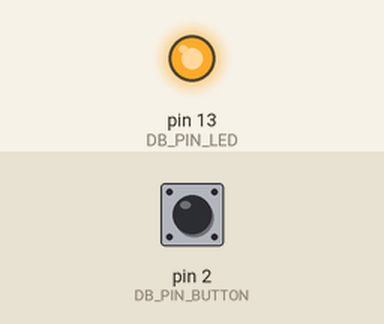
The sketch below on a simulated Arduino Uno, built with avr-gcc and run on an emulated ATmega328P. Parts: output pins drawn as LEDs (lit = HIGH). Inputs (shaded band) come from the test bench; at power-on: pin 2 (DB_PIN_BUTTON) LOW.

Above: at 1.2 s.
1.3 s: pin 2 (DB_PIN_BUTTON) pulled HIGH for 0.15 s
At 2.1 s:
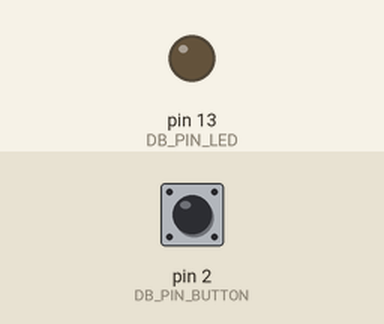
2.9 s: pin 2 (DB_PIN_BUTTON) pulled HIGH for 1 s
At 3.2 s:
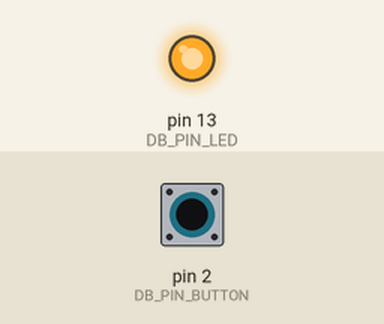
5.4 s: pin 2 (DB_PIN_BUTTON) pulled HIGH for 3.2 s
At 6.4 s:
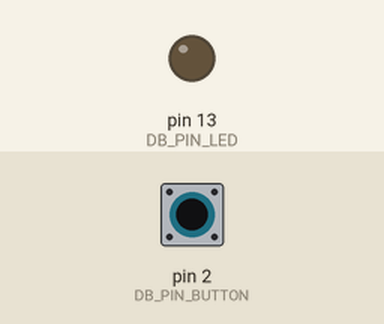
Timing chart, 0 to 8.4 s (numbered marks = the images above; inputs shaded):
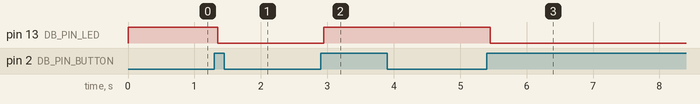

The sketch:

debounce_toggle.ino
```cpp
#include "src/logic.h"

void setup() {
  db_init();
}

void loop() {
  db_poll();
}
```

logic.cpp
```cpp
#include "logic.h"

static int g_led_state = HIGH;
static int g_button_state = LOW;
static int g_last_reading = LOW;
static unsigned long g_last_debounce_ms = 0;
static unsigned long g_debounce_delay_ms = DB_DEFAULT_DEBOUNCE_MS;

void db_init() {
  pinMode(DB_PIN_BUTTON, INPUT);
  pinMode(DB_PIN_LED, OUTPUT);
  g_led_state = HIGH;
  g_button_state = LOW;
  g_last_reading = LOW;
  g_last_debounce_ms = 0;
  g_debounce_delay_ms = DB_DEFAULT_DEBOUNCE_MS;
  digitalWrite(DB_PIN_LED, g_led_state);
}

void db_update(int reading, unsigned long now_ms) {
  if (reading != g_last_reading) {
    g_last_debounce_ms = now_ms;     // reading changed: restart the debounce timer
  }
  if ((now_ms - g_last_debounce_ms) > g_debounce_delay_ms) {
    if (reading != g_button_state) {
      g_button_state = reading;
      if (g_button_state == HIGH) {
        g_led_state = !g_led_state;  // toggle only on press
      }
    }
  }
  digitalWrite(DB_PIN_LED, g_led_state);
  g_last_reading = reading;
}

void db_poll() {
  db_update(digitalRead(DB_PIN_BUTTON), millis());
}

int db_led_state() {
  return g_led_state;
}

int db_button_state() {
  return g_button_state;
}

unsigned long db_debounce_delay() {
  return g_debounce_delay_ms;
}

void db_set_debounce_delay(unsigned long ms) {
  g_debounce_delay_ms = ms;
}

unsigned long db_last_change_ms() {
  return g_last_debounce_ms;
}
```

logic.h
```cpp
// debounce_toggle: LED toggles on each debounced LOW->HIGH transition of a push-button.
// Adapted from the Arduino built-in example "Debounce"
// https://github.com/arduino/arduino-examples/blob/main/examples/02.Digital/Debounce/Debounce.ino (CC0-1.0 / public domain).
#ifndef LOGIC_H
#define LOGIC_H
#include <Arduino.h>

#define DB_PIN_BUTTON 2               // INPUT with external pull-down: HIGH = pressed
#define DB_PIN_LED    13
#define DB_DEFAULT_DEBOUNCE_MS 50

void db_init();                                     // pins configured, LED starts HIGH (as in the original)
void db_update(int reading, unsigned long now_ms);  // core logic with an explicit time source
void db_poll();                                     // db_update(digitalRead(button), millis())
int db_led_state();                                 // HIGH / LOW currently driven on the LED
int db_button_state();                              // last debounced button level
unsigned long db_debounce_delay();                  // ms
void db_set_debounce_delay(unsigned long ms);
unsigned long db_last_change_ms();                  // time of the last raw reading change

#endif
```

Measured:
- after the input at 1.3 s, pin 13 (DB_PIN_LED): HIGH → LOW after 0.05 s
- after the input at 2.9 s, pin 13 (DB_PIN_LED): LOW → HIGH after 0.05 s
- after the input at 5.4 s, pin 13 (DB_PIN_LED): HIGH → LOW after 0.05 s
